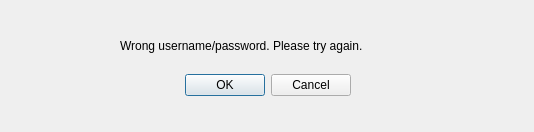
<?xml version="1.0" encoding="UTF-8"?>
<ui version="4.0">
 <class>Dialog</class>
 <widget class="QDialog" name="Dialog">
  <property name="geometry">
   <rect>
    <x>0</x>
    <y>0</y>
    <width>534</width>
    <height>132</height>
   </rect>
  </property>
  <property name="windowTitle">
   <string>Error</string>
  </property>
  <property name="windowIcon">
   <iconset>
    <normaloff>1293797428_stop.ico</normaloff>1293797428_stop.ico</iconset>
  </property>
  <property name="autoFillBackground">
   <bool>true</bool>
  </property>
  <widget class="QDialogButtonBox" name="buttonBox">
   <property name="geometry">
    <rect>
     <x>170</x>
     <y>70</y>
     <width>181</width>
     <height>30</height>
    </rect>
   </property>
   <property name="orientation">
    <enum>Qt::Horizontal</enum>
   </property>
   <property name="standardButtons">
    <set>QDialogButtonBox::Cancel|QDialogButtonBox::Ok</set>
   </property>
  </widget>
  <widget class="QLabel" name="label">
   <property name="geometry">
    <rect>
     <x>120</x>
     <y>30</y>
     <width>301</width>
     <height>31</height>
    </rect>
   </property>
   <property name="text">
    <string>Wrong username/password. Please try again. </string>
   </property>
  </widget>
 </widget>
 <resources/>
 <connections>
  <connection>
   <sender>buttonBox</sender>
   <signal>accepted()</signal>
   <receiver>Dialog</receiver>
   <slot>accept()</slot>
   <hints>
    <hint type="sourcelabel">
     <x>248</x>
     <y>254</y>
    </hint>
    <hint type="destinationlabel">
     <x>157</x>
     <y>274</y>
    </hint>
   </hints>
  </connection>
  <connection>
   <sender>buttonBox</sender>
   <signal>rejected()</signal>
   <receiver>Dialog</receiver>
   <slot>reject()</slot>
   <hints>
    <hint type="sourcelabel">
     <x>316</x>
     <y>260</y>
    </hint>
    <hint type="destinationlabel">
     <x>286</x>
     <y>274</y>
    </hint>
   </hints>
  </connection>
 </connections>
</ui>
